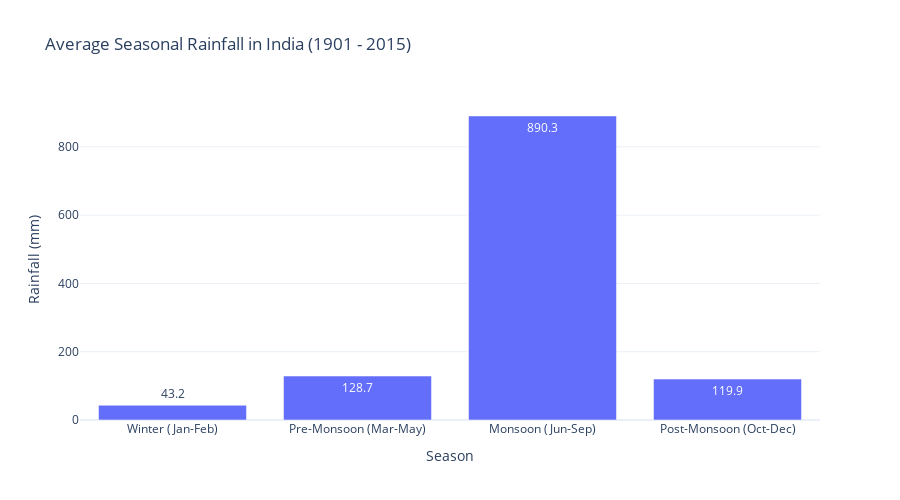

This figure's notebook cell:
### Markdown cell above
#### Seasonal Rainfall Distribution

Rainfall is grouped into 4 major seasons:
	•	Winter (Jan-Feb)
	•	Pre-Monsoon (Mar-May)
	•	Monsoon (Jun-Sep)
	•	Post-Monsoon (Oct-Dec)

We plot average seasonal rainfall to highlight dominant periods.

### Code cell
seasonal_columns = ['Jan-Feb', 'Mar-May', 'Jun-Sep', 'Oct-Dec']
season_names = ['Winter (Jan-Feb)', 'Pre-Monsoon (Mar-May)', 'Monsoon (Jun-Sep)', 'Post-Monsoon (Oct-Dec)']

seasonal_avg = df[seasonal_columns].mean().round(1)

seasonal_df = pd.DataFrame({
    'Season': season_names,
    'Average Rainfall (mm)': seasonal_avg.values
})

fig = px.bar(
    seasonal_df,
    x='Season',
    y='Average Rainfall (mm)',
    text='Average Rainfall (mm)',
    title='Average Seasonal Rainfall in India (1901 - 2015)',
    template='plotly_white'
)

fig.update_layout(
    xaxis_title='Season',
    yaxis_title='Rainfall (mm)',
    height=500
)

fig.show()

### Figure 1 — Plotly figure (JSON) as saved in the notebook; plotly's stock layout.template omitted (floating-point values rounded to 4 significant figures)
{"data": [{"hovertemplate": "Season=%{x}<br>Average Rainfall (mm)=%{text}<extra></extra>", "legendgroup": "", "marker": {"color": "#636efa", "pattern": {"shape": ""}}, "name": "", "orientation": "v", "showlegend": false, "text": [43.2, 128.7, 890.3, 119.9], "textposition": "auto", "type": "bar", "x": ["Winter (Jan-Feb)", "Pre-Monsoon (Mar-May)", "Monsoon (Jun-Sep)", "Post-Monsoon (Oct-Dec)"], "xaxis": "x", "y": [43.2, 128.7, 890.3, 119.9], "yaxis": "y"}], "layout": {"barmode": "relative", "height": 500, "legend": {"tracegroupgap": 0}, "title": {"text": "Average Seasonal Rainfall in India (1901 - 2015)"}, "xaxis": {"anchor": "y", "domain": [0, 1], "title": {"text": "Season"}}, "yaxis": {"anchor": "x", "domain": [0, 1], "title": {"text": "Rainfall (mm)"}}}}
